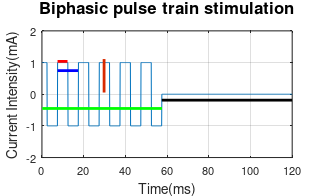

MATLAB code for this plot:
% script created by Richard Balson 17/10/2011
% This script is used to create pulse trains similar to those used in
% neuromodulation. These pulse trains will be used for images

% description
% ~~~~~~~~~~~
% Pulse train image creator

% last edit
% ~~~~~~~~~


% next edit
% ~~~~~~~~~

% Beginning of script
% ~~~~~~~~~~~~~~~~~~~~~

% Clear workspace
% ~~~~~~~~~~~
clear
close all
clc


% Parameters setup 
% ~~~~~~~~~~~~~~~~~~~~

pulseperiod = 10; % Pulse period Reltaes to frequency as f = (1000*(1/pilseperiod))
timestep = .1; % Time increment for sampling 
starttime =0; 
endtime = 120;
t1 = starttime:timestep:endtime; % Pulse time
pulseet = 55; % Pulse end time
width =pulseperiod/2; % Width of pulses
biasmats =  pulseet/timestep + pulseperiod/(4*timestep)+1;  % Create starting point in matrix
ebiasmats = endtime/timestep +1;

% Pulse train code
% ~~~~~~~~~~~~


d = 0:pulseperiod:pulseet; % Set pulse frequency and duration

y = pulstran(t1,d,'rectpuls',width)*2-1; % Creates biased pulse train, duration of t1.
y(1,biasmats:ebiasmats)= y(1,biasmats:ebiasmats)+1; % Bias data for simulation

% defines bits for plotting
% ~~~~~~~~~~~~~~~~~~~~~~~~~
label_fontsize = 10;            % point
tick_fontsize = 8;              % point
fig_left_pos = 5;               % cms
fig_bottom_pos = 5;             % cms
fig_width = 8.2;                % cms
fig_height = 5;                 % cms
fig_dirname = 'C:\Users\Richard\Desktop\PhD\Projects\';              % default directory for figure files
fig_name = 'Pulsetrain.fig';
fig_dirandname = [fig_dirname fig_name];

% Plot 
% ~~~~~~~~~~~~~~~~~~~~~

figure('name','Pulsetrain',...
    'units','centimeters',...
    'position',[fig_left_pos fig_bottom_pos fig_width fig_height],...
    'papersize',[fig_width fig_height],...
    'filename',fig_dirandname,...
    'PaperPositionMode','auto')
plot(t1,y)
hold on;
axis([0 120 -2 2]);
set(gca,'fontsize',tick_fontsize);
xlabel('Time(ms)','fontsize',label_fontsize);
ylabel('Current Intensity(mA)','fontsize',label_fontsize);
title('Biphasic pulse train stimulation','fontsize',label_fontsize+2);
grid on;

annotation('line',[0.1783 0.2418],[0.6412 0.6412],...
    'LineWidth',2,...
    'Color',[0 0 1]);


annotation('line',[0.3224 0.3224],[0.53 0.70],...
    'LineWidth',2,...
    'Color',[0.8471 0.1608 0]);


annotation('line',[0.1307 0.5017],[0.449 0.449],...
    'LineWidth',2,...
    'Color',[0 1 0]);


annotation('line',[0.501 0.9048],[0.4912 0.4912],...
    'LineWidth',2);

annotation('line',[0.1783 0.2091],[0.6881 0.6881],...
    'LineWidth',2,...
    'Color',[1 0 0]);
